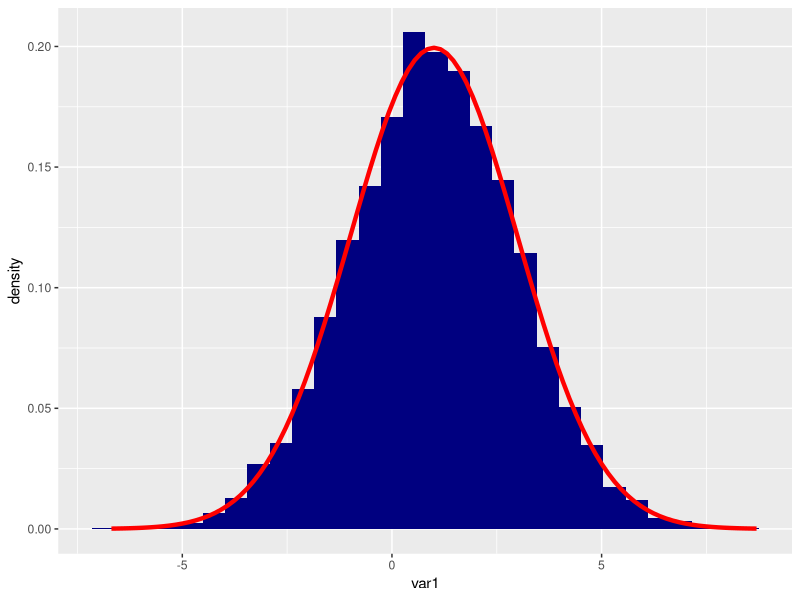

This figure's R source:
##################################
##                              ##
##  Random Numbers and          ##
##       Random Sampling in R   ##
##                              ##
##################################

# Clear memory and load packages
rm(list=ls())
library(tidyverse)


# 1) case uniform distribution random sampling
n <- 10
x <- runif( n , min = 0 , max = 10 )
x

# 2) Set the seed for the computer for rng
set.seed(123)
x <- runif( n , min = 0 , max = 10 )

rm( x , n )


# Play around with n
n <- 10000
y <- rnorm( n , mean = 1 , sd = 2 )
df <- tibble( var1 = y )
ggplot( df , aes( x = var1 ) ) +
  geom_histogram( aes( y = ..density.. ) , fill = 'navyblue') +
  stat_function( fun = dnorm , args = list( mean = 1 , sd = 2 ) ,
                 color = 'red' , size = 1.5 )

# There are some other type of distributions:
#   rbinom, rexp ,rlnorm, etc.

# Random sampling from a data/variable:
# Sample_1 is without replacement
set.seed(123)
sample_1 <- sample_n( df , 1000 , replace = FALSE )
# Sample_2 with replacement -> useful for bootstrapping
sample_2 <- sample_n( df , 1000 , replace = TRUE )

# alternatively:
set.seed(123)
sample_1a <- slice_sample( df , n = 1000 , replace = FALSE )
set.seed(123)
sample_1b <- tibble( var1 = sample( df$var1 , 1000 , replace = FALSE ) )
set.seed(123)
sample_1c <- df[sample.int( 1000 , replace = FALSE ),]
# Note: all the other are the same except sample_1c


